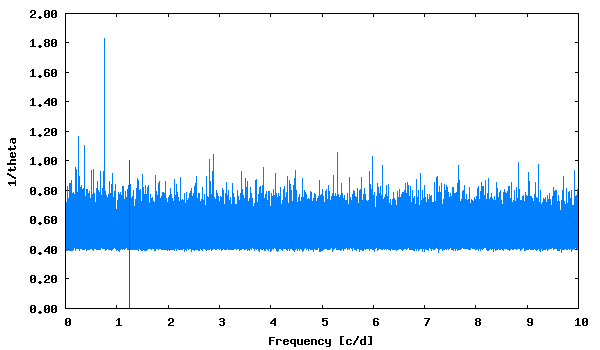

Write the gnuplot code that produced this figure.
set term png size 600,350 medium
set colors classic
set output "phase_lc_7.lk.png"
set xlabel "Frequency [c/d]"
set ylabel "1/theta"
set format y "%5.2f"
plot [] "lk.periodogram" using 1:2 with lines linecolor 3 title "", "<echo '1.251351  1.00'" with impulses linecolor 1 title ""
 
